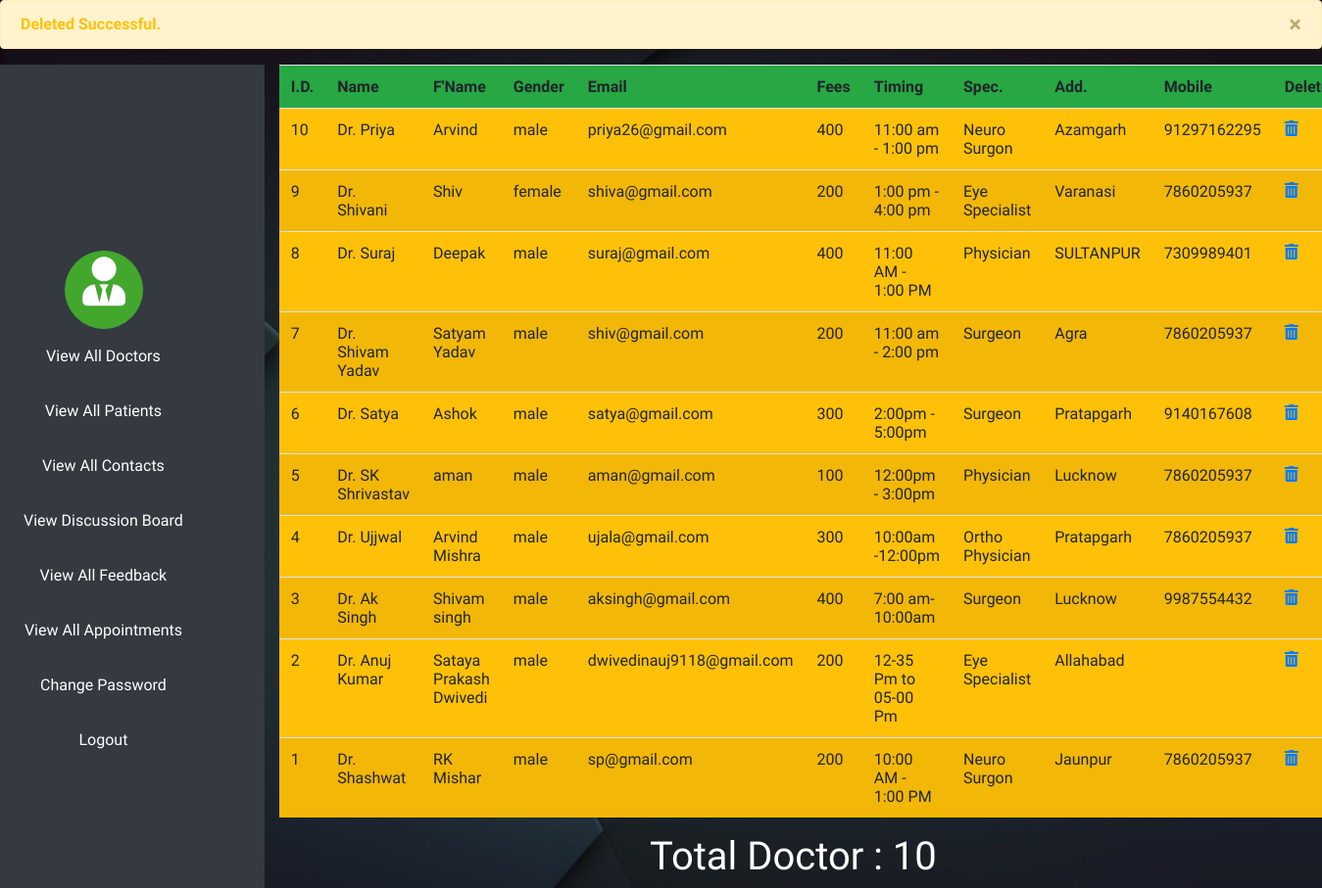
/admin/vdoctor.php?msg=1 (signed in), run on the app's committed database.
### tables this page shows
CREATE TABLE IF NOT EXISTS `tbl_doctor` (
  `doc_id` int(11) NOT NULL AUTO_INCREMENT,
  `name` varchar(60) NOT NULL,
  `fname` varchar(60) NOT NULL,
  `gender` varchar(6) NOT NULL,
  `email` varchar(30) NOT NULL,
  `password` varchar(20) NOT NULL,
  `fees` int(6) NOT NULL,
  `timing` varchar(20) NOT NULL,
  `specialty` varchar(20) NOT NULL,
  `address` varchar(150) NOT NULL,
  `mobile` varchar(13) NOT NULL,
  `photo` varchar(150) NOT NULL,
  `date` varchar(20) NOT NULL,
  PRIMARY KEY (`doc_id`)
);

### admin/vdoctor.php (the view, shortened to what this page needs)
<?php
	if($_SESSION['admin']=="")
	{
		header("Location:index.php");
	}
	else
	{
	$query="select * from tbl_doctor order by date desc";
	$res=mysql_query($query);
?>
<html>
<head>
	<link rel="stylesheet" href="https://stackpath.bootstrapcdn.com/bootstrap/4.3.1/css/bootstrap.min.css">
	<link rel="stylesheet" href="https://use.fontawesome.com/releases/v5.7.0/css/all.css">
	<link type="text/css" rel="stylesheet" href="../css/adstyle.css" />
</head>
<body>
<?php
	$msg=$_REQUEST['msg'];
	if($msg=='1')
	{
?>
<div class="alert alert-warning alert-dismissible" id="myAlert">
	<button type="button" class="close">&times;</button>
	<strong class="text-warning">Deleted Successful.</strong>
</div>
<?php
}
?>
	<div>
	<nav class="navbar bg-dark navigation" style="min-height:100%;">
  <ul class="navbar-nav">
  <li><div class="navbar-brand"><a href="adminprofile.php"><i class="fas fa-user-tie"></i></a></div></li>
    <li class="nav-item p-2">
      <a class="nav-link text-center" href="vdoctor.php">View All Doctors</a>
    </li>
    <li class="nav-item p-2">
      <a class="nav-link text-center" href="vpatient.php">View All Patients</a>
    </li>
    <li class="nav-item p-2">
      <a class="nav-link text-center" href="vcontact.php">View All Contacts</a>
    </li>
	<li class="nav-item p-2">
		<a class="nav-link text-center" href="vdisboard.php">View Discussion Board</a>
	</li>
	<li class="nav-item p-2">
		<a class="nav-link text-center" href="vfeed.php">View All Feedback</a>
	</li>
	<li class="nav-item p-2">
		<a class="nav-link text-center" href="vapp.php">View All Appointments</a>
	</li>
	<li class="nav-item p-2">
		<a class="nav-link text-center" href="changepwd.php">Change Password</a>
	</li>
	<li class="nav-item p-2">
		<a class="nav-link text-center" href="logout.php">Logout</a>
	</li>
  </ul>
</nav>
		<div class="container-fluid contents">
			<table class="table table-striped bg-warning">
				<tr class="bg-success">
					<th>I.D.</th>
					<th>Name</th>
					<th>F'Name</th>
					<th>Gender</th>
					<th>Email</th>
					<th>Fees</th>
					<th>Timing</th>
					<th>Spec.</th>
					<th>Add.</th>
					<th>Mobile</th>
					<th>Delete</th>
				</tr>
				<?php
				$a=1;
				while($row=mysql_fetch_array($res,MYSQL_BOTH))
				{
				?>
				<tr>
					<td><?php echo $row['doc_id']?></td>
					<td><?php echo $row['name'] ?></td>
					<td><?php echo $row['fname'] ?></td>
					<td><?php echo $row['gender'] ?></td>
					<td><?php echo $row['email'] ?></td>
					<td><?php echo $row['fees'] ?></td>
					<td><?php echo $row['timing'] ?></td>
					<td><?php echo $row['specialty'] ?></td>
					<td><?php echo $row['address'] ?></td>
					<td><?php echo $row['mobile'] ?></td>
					<td><a href="deldoc.php?did=<?php echo $row['doc_id'] ?>"><i class="fas fa-trash-alt"></i></a></td>
				</tr>
				<?php
				$a++;
				}
				?>
			</table>
			<h1 class="text-center">Total Doctor :  <?php echo $a-1; ?></h1>
		</div>
	</div>
</body>
</html>
<?php
	}
?>

### css/adstyle.css (style rules this page uses)
* { margin:0; padding:0; box-sizing:border-box; }
body { font-family: 'Dosis', sans-serif; font-weight: 400; background:url('../images/wp2508260.jpg'); background-repeat:no-repeat; background-attachment:fixed; background-size:100% 100%; color:#fff; }
.navigation { width:20%; height:100%; float:left; position:fixed; }
.navigation a { color:#fff; border:1px transparent; }
.contents { height:auto; width:80%; float:left; font-weight:600; margin-left:20%; }
.navbar-brand { height:80px; width:80px; margin-left:28%; background:#43a72d; border:1px solid #43a72d; border-radius:50%; text-align:center; font-size:50px; }

### data on the page
tbl_doctor: doc_id "10", name "Dr. Priya", fname "Arvind", gender "male", email "priya26@gmail.com", fees "400", timing "11:00 am - 1:00 pm", specialty "Neuro Surgon", address "Azamgarh", mobile "91297162295"
tbl_doctor: doc_id "9", name "Dr. Shivani", fname "Shiv", gender "female", email "shiva@gmail.com", fees "200", timing "1:00 pm - 4:00 pm", specialty "Eye Specialist", address "Varanasi", mobile "7860205937"
tbl_doctor: doc_id "8", name "Dr. Suraj", fname "Deepak", gender "male", email "suraj@gmail.com", fees "400", timing "11:00 AM - 1:00 PM", specialty "Physician", address "SULTANPUR", mobile "7309989401"
tbl_doctor: doc_id "7", name "Dr. Shivam Yadav", fname "Satyam Yadav", gender "male", email "shiv@gmail.com", fees "200", timing "11:00 am - 2:00 pm", specialty "Surgeon", address "Agra", mobile "7860205937"
tbl_doctor: doc_id "6", name "Dr. Satya", fname "Ashok", gender "male", email "satya@gmail.com", fees "300", timing "2:00pm - 5:00pm", specialty "Surgeon", address "Pratapgarh", mobile "9140167608"
tbl_doctor: doc_id "5", name "Dr. SK Shrivastav", fname "aman", gender "male", email "aman@gmail.com", fees "100", timing "12:00pm - 3:00pm", specialty "Physician", address "Lucknow", mobile "7860205937"
tbl_doctor: doc_id "4", name "Dr. Ujjwal", fname "Arvind Mishra", gender "male", email "ujala@gmail.com", fees "300", timing "10:00am -12:00pm", specialty "Ortho Physician", address "Pratapgarh", mobile "7860205937"
tbl_doctor: doc_id "3", name "Dr. Ak Singh", fname "Shivam singh", gender "male", email "aksingh@gmail.com", fees "400", timing "7:00 am-10:00am", specialty "Surgeon", address "Lucknow", mobile "9987554432"
tbl_doctor: doc_id "2", name "Dr. Anuj Kumar", fname "Sataya Prakash Dwivedi", gender "male", email "dwivedinauj9118@gmail.com", fees "200", timing "12-35 Pm to 05-00 Pm", specialty "Eye Specialist", address "Allahabad"
tbl_doctor: doc_id "1", name "Dr. Shashwat", fname "RK Mishar", gender "male", email "sp@gmail.com", fees "200", timing "10:00 AM - 1:00 PM", specialty "Neuro Surgon", address "Jaunpur", mobile "7860205937"

### other printed values
$a-1 "10"
